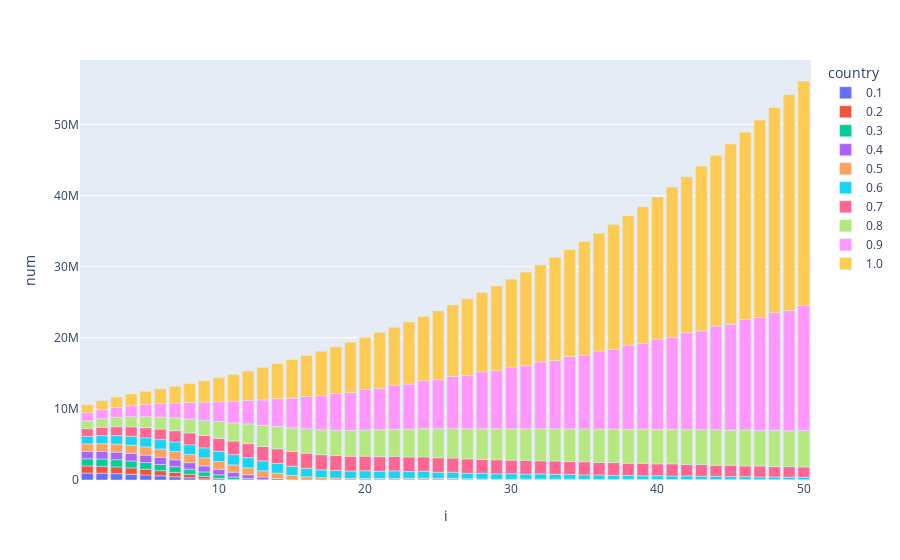

The notebook cell saved with this chart:
### Code cell
fig = px.bar(df1.groupby(['country', 'i'], as_index=False).sum(), x='i', y='num', color='country')
fig.show()
fig.write_image("demogr10.png")

### Figure 1 — Plotly figure (JSON) as saved in the notebook; plotly's stock layout.template omitted (floating-point values rounded to 4 significant figures)
{"data": [{"alignmentgroup": "True", "hovertemplate": "country=0.1<br>i=%{x}<br>num=%{y}<extra></extra>", "legendgroup": "0.1", "marker": {"color": "#636efa", "pattern": {"shape": ""}}, "name": "0.1", "offsetgroup": "0.1", "orientation": "v", "showlegend": true, "textposition": "auto", "type": "bar", "x": [1, 2, 3, 4, 5, 6, 7, 8, 9, 10, 11, 12, 13, 14, 15, 16, 17, 18, 19, 20, 21, 22, 23, 24, 25, 26, 27, 28, 29, 30, 31, 32, 33, 34, 35, 36, 37, 38, 39, 40, 41, 42, 43, 44, 45, 46, 47, 48, 49, 50], "xaxis": "x", "y": [979000, 950410, 891964, 807896, 704981, 586219, 452962, 305436, 155544, 14186, 0, 0, 0, 0, 0, 0, 0, 0, 0, 0, 0, 0, 0, 0, 0, 0, 0, 0, 0, 0, 0, 0, 0, 0, 0, 0, 0, 0, 0, 0, 0, 0, 0, 0, 0, 0, 0, 0, 0, 0], "yaxis": "y"}, {"alignmentgroup": "True", "hovertemplate": "country=0.2<br>i=%{x}<br>num=%{y}<extra></extra>", "legendgroup": "0.2", "marker": {"color": "#EF553B", "pattern": {"shape": ""}}, "name": "0.2", "offsetgroup": "0.2", "orientation": "v", "showlegend": true, "textposition": "auto", "type": "bar", "x": [1, 2, 3, 4, 5, 6, 7, 8, 9, 10, 11, 12, 13, 14, 15, 16, 17, 18, 19, 20, 21, 22, 23, 24, 25, 26, 27, 28, 29, 30, 31, 32, 33, 34, 35, 36, 37, 38, 39, 40, 41, 42, 43, 44, 45, 46, 47, 48, 49, 50], "xaxis": "x", "y": [997000, 981558, 947631, 892322, 818177, 727836, 622281, 501335, 364041, 218710, 72080, 0, 0, 0, 0, 0, 0, 0, 0, 0, 0, 0, 0, 0, 0, 0, 0, 0, 0, 0, 0, 0, 0, 0, 0, 0, 0, 0, 0, 0, 0, 0, 0, 0, 0, 0, 0, 0, 0, 0], "yaxis": "y"}, {"alignmentgroup": "True", "hovertemplate": "country=0.3<br>i=%{x}<br>num=%{y}<extra></extra>", "legendgroup": "0.3", "marker": {"color": "#00cc96", "pattern": {"shape": ""}}, "name": "0.3", "offsetgroup": "0.3", "orientation": "v", "showlegend": true, "textposition": "auto", "type": "bar", "x": [1, 2, 3, 4, 5, 6, 7, 8, 9, 10, 11, 12, 13, 14, 15, 16, 17, 18, 19, 20, 21, 22, 23, 24, 25, 26, 27, 28, 29, 30, 31, 32, 33, 34, 35, 36, 37, 38, 39, 40, 41, 42, 43, 44, 45, 46, 47, 48, 49, 50], "xaxis": "x", "y": [1015000, 1021289, 1009758, 979519, 932809, 872265, 799719, 715901, 616032, 493775, 344543, 196318, 41289, 0, 0, 0, 0, 0, 0, 0, 0, 0, 0, 0, 0, 0, 0, 0, 0, 0, 0, 0, 0, 0, 0, 0, 0, 0, 0, 0, 0, 0, 0, 0, 0, 0, 0, 0, 0, 0], "yaxis": "y"}, {"alignmentgroup": "True", "hovertemplate": "country=0.4<br>i=%{x}<br>num=%{y}<extra></extra>", "legendgroup": "0.4", "marker": {"color": "#ab63fa", "pattern": {"shape": ""}}, "name": "0.4", "offsetgroup": "0.4", "orientation": "v", "showlegend": true, "textposition": "auto", "type": "bar", "x": [1, 2, 3, 4, 5, 6, 7, 8, 9, 10, 11, 12, 13, 14, 15, 16, 17, 18, 19, 20, 21, 22, 23, 24, 25, 26, 27, 28, 29, 30, 31, 32, 33, 34, 35, 36, 37, 38, 39, 40, 41, 42, 43, 44, 45, 46, 47, 48, 49, 50], "xaxis": "x", "y": [1033000, 1058807, 1069322, 1063747, 1044019, 1012361, 970211, 917963, 855073, 780438, 678936, 539573, 378206, 207721, 35687, 0, 0, 0, 0, 0, 0, 0, 0, 0, 0, 0, 0, 0, 0, 0, 0, 0, 0, 0, 0, 0, 0, 0, 0, 0, 0, 0, 0, 0, 0, 0, 0, 0, 0, 0], "yaxis": "y"}, {"alignmentgroup": "True", "hovertemplate": "country=0.5<br>i=%{x}<br>num=%{y}<extra></extra>", "legendgroup": "0.5", "marker": {"color": "#FFA15A", "pattern": {"shape": ""}}, "name": "0.5", "offsetgroup": "0.5", "orientation": "v", "showlegend": true, "textposition": "auto", "type": "bar", "x": [1, 2, 3, 4, 5, 6, 7, 8, 9, 10, 11, 12, 13, 14, 15, 16, 17, 18, 19, 20, 21, 22, 23, 24, 25, 26, 27, 28, 29, 30, 31, 32, 33, 34, 35, 36, 37, 38, 39, 40, 41, 42, 43, 44, 45, 46, 47, 48, 49, 50], "xaxis": "x", "y": [1051000, 1096811, 1130421, 1151265, 1161143, 1162035, 1155155, 1140721, 1118078, 1087084, 1036636, 970675, 880197, 768222, 622918, 453387, 346133, 274469, 226529, 215920, 214549, 220658, 231823, 247476, 234612, 221599, 167089, 145045, 133938, 126354, 126956, 117490, 120150, 108211, 107835, 94330, 86634, 77535, 73174, 69893, 69862, 65693, 65022, 61996, 55183, 50783, 44420, 42438, 39874, 39516], "yaxis": "y"}, {"alignmentgroup": "True", "hovertemplate": "country=0.6<br>i=%{x}<br>num=%{y}<extra></extra>", "legendgroup": "0.6", "marker": {"color": "#19d3f3", "pattern": {"shape": ""}}, "name": "0.6", "offsetgroup": "0.6", "orientation": "v", "showlegend": true, "textposition": "auto", "type": "bar", "x": [1, 2, 3, 4, 5, 6, 7, 8, 9, 10, 11, 12, 13, 14, 15, 16, 17, 18, 19, 20, 21, 22, 23, 24, 25, 26, 27, 28, 29, 30, 31, 32, 33, 34, 35, 36, 37, 38, 39, 40, 41, 42, 43, 44, 45, 46, 47, 48, 49, 50], "xaxis": "x", "y": [1069000, 1135301, 1193076, 1242151, 1284388, 1321728, 1355382, 1385628, 1412902, 1435942, 1441743, 1432610, 1398581, 1350869, 1276178, 1186738, 1081838, 1075136, 1039788, 1076611, 1019229, 1063532, 958993, 989455, 862518, 878939, 782535, 805103, 729475, 761468, 707865, 740836, 667777, 687093, 612848, 614320, 558062, 567315, 515870, 530350, 493637, 506291, 460362, 461391, 424844, 420298, 385864, 385331, 360027, 362654], "yaxis": "y"}, {"alignmentgroup": "True", "hovertemplate": "country=0.7<br>i=%{x}<br>num=%{y}<extra></extra>", "legendgroup": "0.7", "marker": {"color": "#FF6692", "pattern": {"shape": ""}}, "name": "0.7", "offsetgroup": "0.7", "orientation": "v", "showlegend": true, "textposition": "auto", "type": "bar", "x": [1, 2, 3, 4, 5, 6, 7, 8, 9, 10, 11, 12, 13, 14, 15, 16, 17, 18, 19, 20, 21, 22, 23, 24, 25, 26, 27, 28, 29, 30, 31, 32, 33, 34, 35, 36, 37, 38, 39, 40, 41, 42, 43, 44, 45, 46, 47, 48, 49, 50], "xaxis": "x", "y": [1087000, 1174277, 1257297, 1336477, 1413953, 1491889, 1571758, 1656070, 1743823, 1832389, 1906167, 1970916, 2014422, 2060723, 2084240, 2136168, 2127530, 2095966, 2080854, 2062638, 2050964, 2045819, 2048041, 2013901, 2029787, 1993287, 2019804, 1956272, 1987077, 1907697, 1942355, 1847393, 1891181, 1793615, 1842334, 1755340, 1806038, 1713314, 1761389, 1665613, 1707087, 1613716, 1655694, 1549723, 1590937, 1499057, 1538750, 1454191, 1475293, 1430109], "yaxis": "y"}, {"alignmentgroup": "True", "hovertemplate": "country=0.8<br>i=%{x}<br>num=%{y}<extra></extra>", "legendgroup": "0.8", "marker": {"color": "#B6E880", "pattern": {"shape": ""}}, "name": "0.8", "offsetgroup": "0.8", "orientation": "v", "showlegend": true, "textposition": "auto", "type": "bar", "x": [1, 2, 3, 4, 5, 6, 7, 8, 9, 10, 11, 12, 13, 14, 15, 16, 17, 18, 19, 20, 21, 22, 23, 24, 25, 26, 27, 28, 29, 30, 31, 32, 33, 34, 35, 36, 37, 38, 39, 40, 41, 42, 43, 44, 45, 46, 47, 48, 49, 50], "xaxis": "x", "y": [1105000, 1213739, 1324046, 1436288, 1552613, 1676994, 1813091, 1961778, 2121934, 2366402, 2549665, 2777463, 2964660, 3133251, 3303268, 3417833, 3507256, 3565423, 3636743, 3685744, 3771969, 3811598, 3924118, 3962652, 4084422, 4128747, 4245733, 4285859, 4363576, 4404366, 4441003, 4499211, 4529618, 4595013, 4627348, 4687336, 4720298, 4758969, 4801542, 4825373, 4861026, 4896430, 4897408, 5004846, 4950919, 5074123, 5002711, 5120090, 5043570, 5146782], "yaxis": "y"}, {"alignmentgroup": "True", "hovertemplate": "country=0.9<br>i=%{x}<br>num=%{y}<extra></extra>", "legendgroup": "0.9", "marker": {"color": "#FF97FF", "pattern": {"shape": ""}}, "name": "0.9", "offsetgroup": "0.9", "orientation": "v", "showlegend": true, "textposition": "auto", "type": "bar", "x": [1, 2, 3, 4, 5, 6, 7, 8, 9, 10, 11, 12, 13, 14, 15, 16, 17, 18, 19, 20, 21, 22, 23, 24, 25, 26, 27, 28, 29, 30, 31, 32, 33, 34, 35, 36, 37, 38, 39, 40, 41, 42, 43, 44, 45, 46, 47, 48, 49, 50], "xaxis": "x", "y": [1123000, 1253687, 1393666, 1543529, 1706001, 1884395, 2082709, 2306382, 2561039, 2790971, 3050533, 3327428, 3597434, 3921716, 4189608, 4553324, 4802074, 5164582, 5340681, 5704203, 5838276, 6215538, 6338124, 6761021, 6896446, 7364344, 7511560, 8015548, 8169593, 8690314, 8864470, 9419906, 9609790, 10195722, 10390743, 11011225, 11206653, 11863545, 12066657, 12740362, 12960353, 13633466, 13905600, 14570735, 14885451, 15548668, 15888979, 16554298, 16922970, 17580369], "yaxis": "y"}, {"alignmentgroup": "True", "hovertemplate": "country=1.0<br>i=%{x}<br>num=%{y}<extra></extra>", "legendgroup": "1.0", "marker": {"color": "#FECB52", "pattern": {"shape": ""}}, "name": "1.0", "offsetgroup": "1.0", "orientation": "v", "showlegend": true, "textposition": "auto", "type": "bar", "x": [1, 2, 3, 4, 5, 6, 7, 8, 9, 10, 11, 12, 13, 14, 15, 16, 17, 18, 19, 20, 21, 22, 23, 24, 25, 26, 27, 28, 29, 30, 31, 32, 33, 34, 35, 36, 37, 38, 39, 40, 41, 42, 43, 44, 45, 46, 47, 48, 49, 50], "xaxis": "x", "y": [1141000, 1294121, 1462819, 1650805, 1861120, 2099132, 2370370, 2678742, 3022798, 3380411, 3776851, 4125710, 4574750, 4939997, 5426865, 5770467, 6255039, 6569219, 7068459, 7320024, 7866664, 8126112, 8729585, 9030212, 9698401, 10049051, 10768265, 11176383, 11920987, 12367151, 13160780, 13639189, 14501802, 15033893, 15963877, 16553405, 17550156, 18201377, 19261446, 19991839, 21121729, 21936907, 23157464, 24033897, 25370102, 26335034, 27775390, 28847558, 30391685, 31567372], "yaxis": "y"}], "layout": {"barmode": "relative", "legend": {"title": {"text": "country"}, "tracegroupgap": 0}, "margin": {"t": 60}, "xaxis": {"anchor": "y", "domain": [0, 1], "title": {"text": "i"}}, "yaxis": {"anchor": "x", "domain": [0, 1], "title": {"text": "num"}}}}
